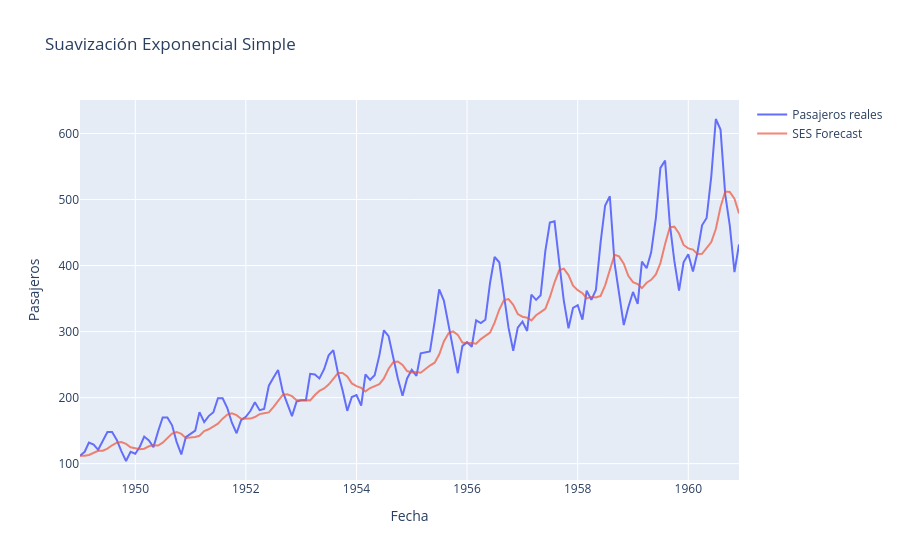

The code cell stored with this chart in its notebook:
### Markdown cell above
### **9.1. Suavización exponencial simple (SES):** Para series sin tendencia ni estacionalidad.
  
  **Fundamento matemático:**
  La fórmula de recurrencia para SES es:
  $$F_{t+1} = \alpha Y_t + (1 - \alpha) F_t$$
  Donde:
  - $F_{t+1}$ es el pronóstico para el período $t+1$.
  - $Y_t$ es el valor real de la serie en el período $t$.
  - $F_t$ es el pronóstico para el período $t$.
  - $\alpha$ es el parámetro de suavización (0 < $\alpha$ < 1).
  
  **Fundamento estadístico:**
  SES es equivalente a un modelo ARIMA(0,1,1) sin constante. Asume que el nivel de la serie cambia aleatoriamente con el tiempo y que los errores de pronóstico son ruido blanco. Un valor de $\alpha$ cercano a 1 da más peso a las observaciones recientes, mientras que un valor cercano a 0 da más peso al historial pasado.

Aplicamos el método de suavización exponencial simple usando `statsmodels`. Es ideal para series sin tendencia ni estacionalidad marcada.

### Code cell
# TODO: Suavización Exponencial Simple
ses_model = SimpleExpSmoothing(df_ts).fit(
    smoothing_level = 0.2,
    optimized = False
)
df["SES"] = ses_model.fittedvalues

# Graficar la serie original y el forecast
fig = go.Figure()
fig.add_trace(go.Scatter(x=df_ts.index, y=df_ts, mode='lines', name='Pasajeros reales'))
fig.add_trace(go.Scatter(x=df["SES"].index, y=df["SES"], mode='lines', name='SES Forecast', opacity=0.7))
fig.update_layout(title="Suavización Exponencial Simple", xaxis_title="Fecha", yaxis_title="Pasajeros")
fig.show()

### Figure 1 — Plotly figure (JSON) as saved in the notebook; plotly's stock layout.template omitted (floating-point values rounded to 4 significant figures; data arrays with more than 128 entries replaced by an {"elided": "..."} marker saying what was removed)
{"data": [{"mode": "lines", "name": "Pasajeros reales", "type": "scatter", "x": {"elided": "144 str values"}, "y": {"elided": "144 int values"}}, {"mode": "lines", "name": "SES Forecast", "opacity": 0.7, "type": "scatter", "x": {"elided": "144 str values"}, "y": {"elided": "144 float values"}}], "layout": {"title": {"text": "Suavización Exponencial Simple"}, "xaxis": {"title": {"text": "Fecha"}}, "yaxis": {"title": {"text": "Pasajeros"}}}}
